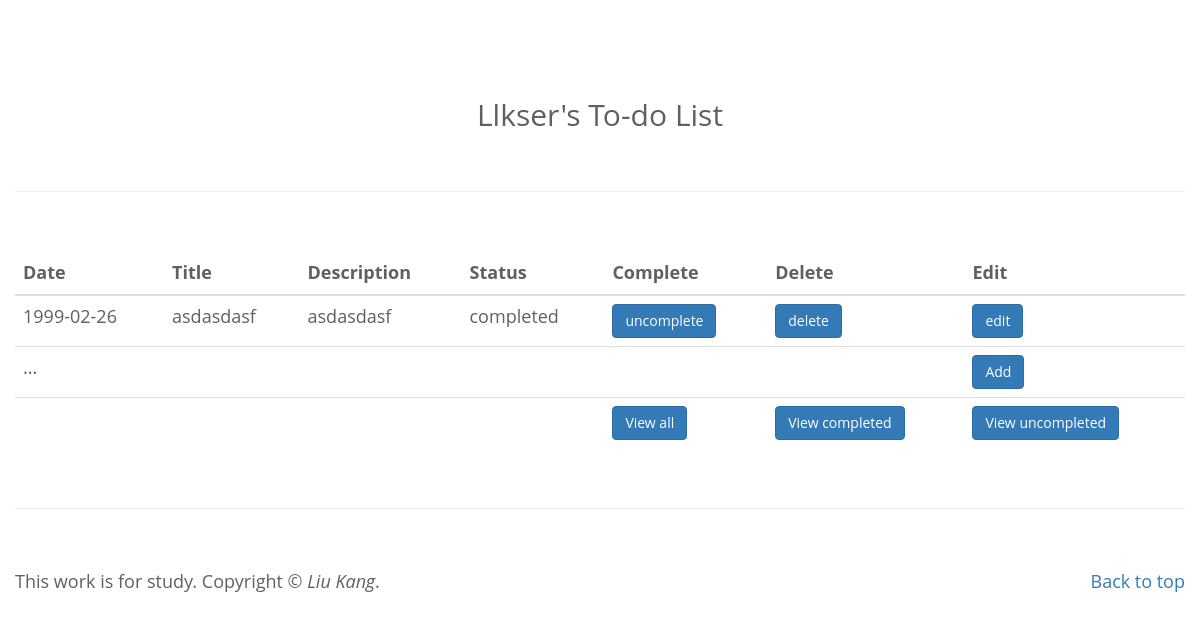
Page /viewCompleted on the earlier database version.
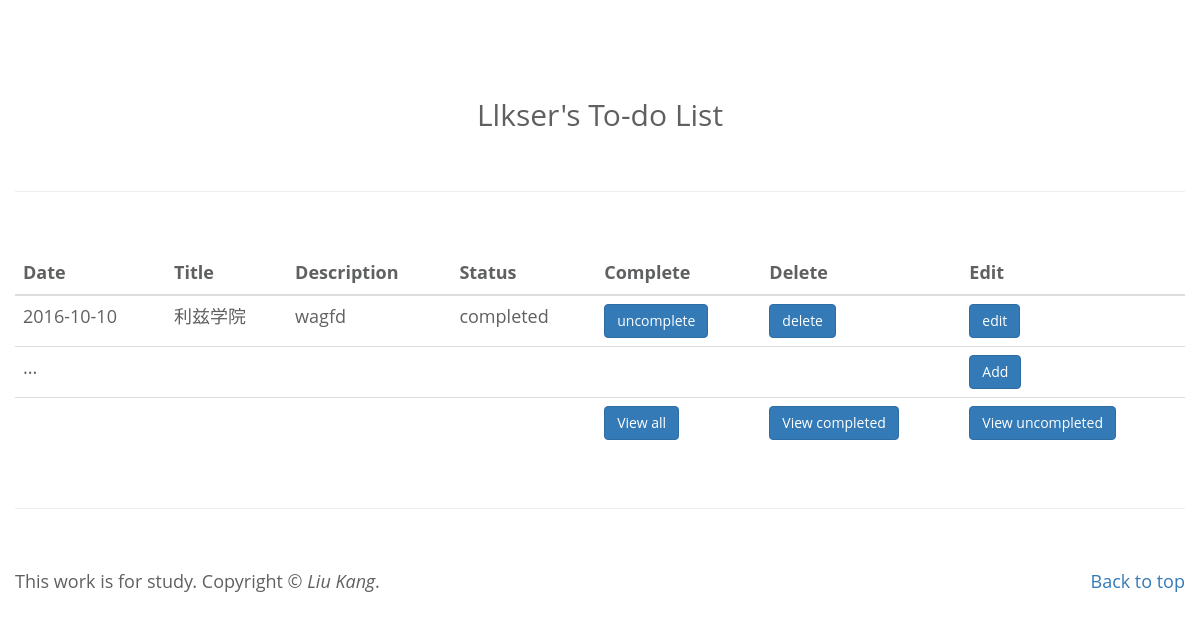
Same page on the later database version.
### app/models.py (models this page shows)
class Events(db.Model):
    eventID=db.Column(db.Integer, primary_key=True)
    date=db.Column(db.Date)
    title=db.Column(db.String(250))
    description=db.Column(db.String(250))
    isCompleted=db.Column(db.Boolean, default=False)

### app/views.py (the view)
@app.route('/viewCompleted', methods=['GET'])
def viewCompleted():
    EventsTable=Events.query.order_by('date').all()
    return render_template('view_completed.html',
                            EventsTable=EventsTable,
                            )

### app/templates/view_completed.html
{% extends "base.html" %}
{% block content %}
<table class="table">
    <thead>
        <tr>
            <th>Date</th>
            <th>Title</th>
            <th>Description</th>
            <th>Status</th>
            <th>Complete</th>
            <th>Delete</th>
            <th>Edit</th>
        </tr>
    </thead>
    <tbody>
        {% for Event in EventsTable %}
        {% if Event.isCompleted %}
        <tr>
            <td>{{Event.date}}</td>
            <td>{{Event.title}}</td>
            <td>{{Event.description}}</td>
            {% if Event.isCompleted %}
                <td>completed</td>
                <td><a href="/change_event_status/{{Event.eventID}}"><button type="button" class="btn btn-primary">uncomplete</button></a></td>
            {% else %}
                <td>uncompleted</td>
                <td><a href="/change_event_status/{{Event.eventID}}"><button type="button" class="btn btn-primary">complete</button></a></td>
            {% endif %}
            <td><a href="/delete_event/{{Event.eventID}}"><button type="button" class="btn btn-primary">delete</button></a></td>
            <td><a href="/edit_event/{{Event.eventID}}"><button type="button" class="btn btn-primary">edit</button></a></td>
        </tr>
        {% endif %}
        {% endfor %}
        <tr>
            <td>...</td>
            <td></td>
            <td></td>
            <td></td>
            <td></td>
            <td></td>
            <td><a href="/add_event"><button type="button" class="btn btn-primary">Add</button></a></td>
        </tr>
        <tr>
            <td></td>
            <td></td>
            <td></td>
            <td></td>
            <td><a href="/"><button type="button" class="btn btn-primary">View all</button></a></td>
            <td><a href="/viewCompleted"><button type="button" class="btn btn-primary">View completed</button></a></td>
            <td><a href="/viewUncompleted"><button type="button" class="btn btn-primary">View uncompleted</button></a></td>
        </tr>
    </tbody>
</table>
{% endblock %}

Differences in the rows shown:
removed Events: date "1999-02-26", title "asdasdasf", description "asdasdasf"
added Events: date "2016-10-10", title "利兹学院", description "wagfd"
